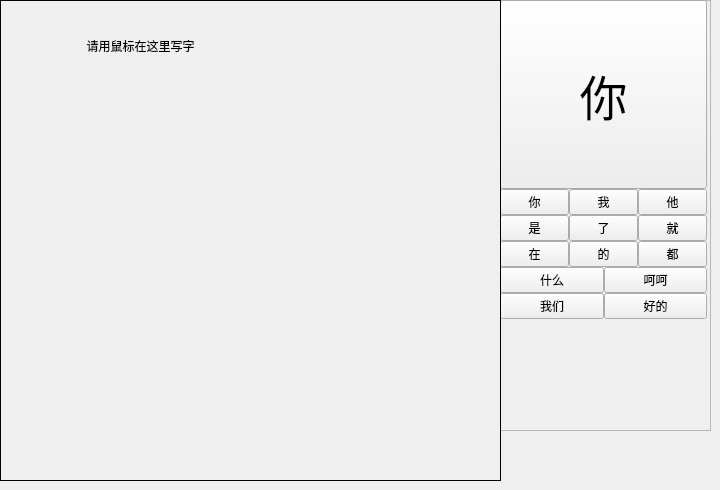
       <widget class="QWidget" name="singleCharPage">
        <widget class="QFrame" name="frameCandidates">
         <property name="geometry">
          <rect>
           <x>500</x>
           <y>0</y>
           <width>211</width>
           <height>431</height>
          </rect>
         </property>
         <property name="sizePolicy">
          <sizepolicy hsizetype="Fixed" vsizetype="Fixed">
           <horstretch>0</horstretch>
           <verstretch>0</verstretch>
          </sizepolicy>
         </property>
         <property name="frameShape">
          <enum>QFrame::StyledPanel</enum>
         </property>
         <property name="frameShadow">
          <enum>QFrame::Raised</enum>
         </property>
         <widget class="QWidget" name="gridLayoutWidget">
          <property name="geometry">
           <rect>
            <x>0</x>
            <y>0</y>
            <width>213</width>
            <height>431</height>
           </rect>
          </property>
          <layout class="QGridLayout" name="layoutCandidates" rowstretch="4,3,2" rowminimumheight="1,1,1">
           <property name="sizeConstraint">
            <enum>QLayout::SetFixedSize</enum>
           </property>
           <property name="rightMargin">
            <number>0</number>
           </property>
           <property name="spacing">
            <number>0</number>
           </property>
           <item row="1" column="0">
            <layout class="QGridLayout" name="gridLayout_3">
             <property name="sizeConstraint">
              <enum>QLayout::SetFixedSize</enum>
             </property>
             <property name="spacing">
              <number>0</number>
             </property>
             <item row="0" column="0">
              <widget class="QPushButton" name="btnShortCandidate1">
               <property name="sizePolicy">
                <sizepolicy hsizetype="Preferred" vsizetype="Preferred">
                 <horstretch>0</horstretch>
                 <verstretch>0</verstretch>
                </sizepolicy>
               </property>
               <property name="maximumSize">
                <size>
                 <width>69</width>
                 <height>47</height>
                </size>
               </property>
               <property name="text">
                <string>你</string>
               </property>
              </widget>
             </item>
             <item row="2" column="1">
              <widget class="QPushButton" name="btnShortCandidate8">
               <property name="sizePolicy">
                <sizepolicy hsizetype="Preferred" vsizetype="Preferred">
                 <horstretch>0</horstretch>
                 <verstretch>0</verstretch>
                </sizepolicy>
               </property>
               <property name="maximumSize">
                <size>
                 <width>69</width>
                 <height>47</height>
                </size>
               </property>
               <property name="text">
                <string>的</string>
               </property>
              </widget>
             </item>
             <item row="2" column="0">
              <widget class="QPushButton" name="btnShortCandidate7">
               <property name="sizePolicy">
                <sizepolicy hsizetype="Preferred" vsizetype="Preferred">
                 <horstretch>0</horstretch>
                 <verstretch>0</verstretch>
                </sizepolicy>
               </property>
               <property name="maximumSize">
                <size>
                 <width>69</width>
                 <height>47</height>
                </size>
               </property>
               <property name="text">
                <string>在</string>
               </property>
              </widget>
             </item>
             <item row="0" column="2">
              <widget class="QPushButton" name="btnShortCandidate3">
               <property name="sizePolicy">
                <sizepolicy hsizetype="Preferred" vsizetype="Preferred">
                 <horstretch>0</horstretch>
                 <verstretch>0</verstretch>
                </sizepolicy>
               </property>
               <property name="maximumSize">
                <size>
                 <width>69</width>
                 <height>47</height>
                </size>
               </property>
               <property name="text">
                <string>他</string>
               </property>
              </widget>
             </item>
             <item row="0" column="1">
              <widget class="QPushButton" name="btnShortCandidate2">
               <property name="sizePolicy">
                <sizepolicy hsizetype="Maximum" vsizetype="Preferred">
                 <horstretch>0</horstretch>
                 <verstretch>0</verstretch>
                </sizepolicy>
               </property>
               <property name="maximumSize">
                <size>
                 <width>69</width>
                 <height>47</height>
                </size>
               </property>
               <property name="text">
                <string>我</string>
               </property>
              </widget>
             </item>
             <item row="2" column="2">
              <widget class="QPushButton" name="btnShortCandidate9">
               <property name="sizePolicy">
                <sizepolicy hsizetype="Preferred" vsizetype="Preferred">
                 <horstretch>0</horstretch>
                 <verstretch>0</verstretch>
                </sizepolicy>
               </property>
               <property name="maximumSize">
                <size>
                 <width>69</width>
                 <height>47</height>
                </size>
               </property>
               <property name="text">
                <string>都</string>
               </property>
              </widget>
             </item>
             <item row="1" column="1">
              <widget class="QPushButton" name="btnShortCandidate5">
               <property name="sizePolicy">
                <sizepolicy hsizetype="Preferred" vsizetype="Preferred">
                 <horstretch>0</horstretch>
                 <verstretch>0</verstretch>
                </sizepolicy>
               </property>
               <property name="maximumSize">
                <size>
                 <width>69</width>
                 <height>47</height>
                </size>
               </property>
               <property name="text">
                <string>了</string>
               </property>
              </widget>
             </item>
             <item row="1" column="2">
              <widget class="QPushButton" name="btnShortCandidate6">
               <property name="sizePolicy">
                <sizepolicy hsizetype="Preferred" vsizetype="Preferred">
                 <horstretch>0</horstretch>
                 <verstretch>0</verstretch>
                </sizepolicy>
               </property>
               <property name="maximumSize">
                <size>
                 <width>69</width>
                 <height>47</height>
                </size>
               </property>
               <property name="text">
                <string>就</string>
               </property>
              </widget>
             </item>
             <item row="1" column="0">
              <widget class="QPushButton" name="btnShortCandidate4">
               <property name="sizePolicy">
                <sizepolicy hsizetype="Preferred" vsizetype="Preferred">
                 <horstretch>0</horstretch>
                 <verstretch>0</verstretch>
                </sizepolicy>
               </property>
               <property name="maximumSize">
                <size>
                 <width>69</width>
                 <height>47</height>
                </size>
               </property>
               <property name="text">
                <string>是</string>
               </property>
              </widget>
             </item>
            </layout>
           </item>
           <item row="2" column="0">
            <layout class="QGridLayout" name="gridLayout_4">
             <property name="spacing">
              <number>0</number>
             </property>
             <item row="0" column="1">
              <widget class="QPushButton" name="btnPredictCandidate2">
               <property name="sizePolicy">
                <sizepolicy hsizetype="Preferred" vsizetype="Preferred">
                 <horstretch>0</horstretch>
                 <verstretch>0</verstretch>
                </sizepolicy>
               </property>
               <property name="maximumSize">
                <size>
                 <width>104</width>
                 <height>71</height>
                </size>
               </property>
               <property name="text">
                <string>呵呵</string>
               </property>
              </widget>
             </item>
             <item row="1" column="1">
              <widget class="QPushButton" name="btnPredictCandidate4">
               <property name="sizePolicy">
                <sizepolicy hsizetype="Preferred" vsizetype="Preferred">
                 <horstretch>0</horstretch>
                 <verstretch>0</verstretch>
                </sizepolicy>
               </property>
               <property name="maximumSize">
                <size>
                 <width>104</width>
                 <height>71</height>
                </size>
               </property>
               <property name="text">
                <string>好的</string>
               </property>
              </widget>
             </item>
             <item row="0" column="0">
              <widget class="QPushButton" name="btnPredictCandidate1">
               <property name="sizePolicy">
                <sizepolicy hsizetype="Preferred" vsizetype="Preferred">
                 <horstretch>0</horstretch>
                 <verstretch>0</verstretch>
                </sizepolicy>
               </property>
               <property name="maximumSize">
                <size>
                 <width>104</width>
                 <height>71</height>
                </size>
               </property>
               <property name="text">
                <string>什么</string>
               </property>
              </widget>
             </item>
             <item row="1" column="0">
              <widget class="QPushButton" name="btnPredictCandidate3">
               <property name="sizePolicy">
                <sizepolicy hsizetype="Preferred" vsizetype="Preferred">
                 <horstretch>0</horstretch>
                 <verstretch>0</verstretch>
                </sizepolicy>
               </property>
               <property name="maximumSize">
                <size>
                 <width>104</width>
                 <height>71</height>
                </size>
               </property>
               <property name="text">
                <string>我们</string>
               </property>
              </widget>
             </item>
            </layout>
           </item>
           <item row="0" column="0">
            <layout class="QGridLayout" name="gridLayout_2">
             <property name="sizeConstraint">
              <enum>QLayout::SetFixedSize</enum>
             </property>
             <property name="spacing">
              <number>0</number>
             </property>
             <item row="0" column="0">
              <widget class="QPushButton" name="btnPossibleShow">
               <property name="sizePolicy">
                <sizepolicy hsizetype="Fixed" vsizetype="Fixed">
                 <horstretch>0</horstretch>
                 <verstretch>2</verstretch>
                </sizepolicy>
               </property>
               <property name="minimumSize">
                <size>
                 <width>207</width>
                 <height>189</height>
                </size>
               </property>
               <property name="maximumSize">
                <size>
                 <width>207</width>
                 <height>189</height>
                </size>
               </property>
               <property name="font">
                <font>
                 <family>Arial</family>
                 <pointsize>36</pointsize>
                </font>
               </property>
               <property name="text">
                <string>你</string>
               </property>
              </widget>
             </item>
            </layout>
           </item>
          </layout>
         </widget>
        </widget>
        <widget class="HandwritingArea" name="handwritingArea">
         <property name="geometry">
          <rect>
           <x>0</x>
           <y>0</y>
           <width>501</width>
           <height>481</height>
          </rect>
         </property>
         <property name="styleSheet">
          <string notr="true"/>
         </property>
         <property name="frameShape">
          <enum>QFrame::Box</enum>
         </property>
         <property name="frameShadow">
          <enum>QFrame::Plain</enum>
         </property>
         <widget class="QLabel" name="labelHandwritingHint">
          <property name="geometry">
           <rect>
            <x>0</x>
            <y>20</y>
            <width>281</width>
            <height>51</height>
           </rect>
          </property>
          <property name="text">
           <string>请用鼠标在这里写字</string>
          </property>
          <property name="alignment">
           <set>Qt::AlignCenter</set>
          </property>
         </widget>
        </widget>
       </widget>
